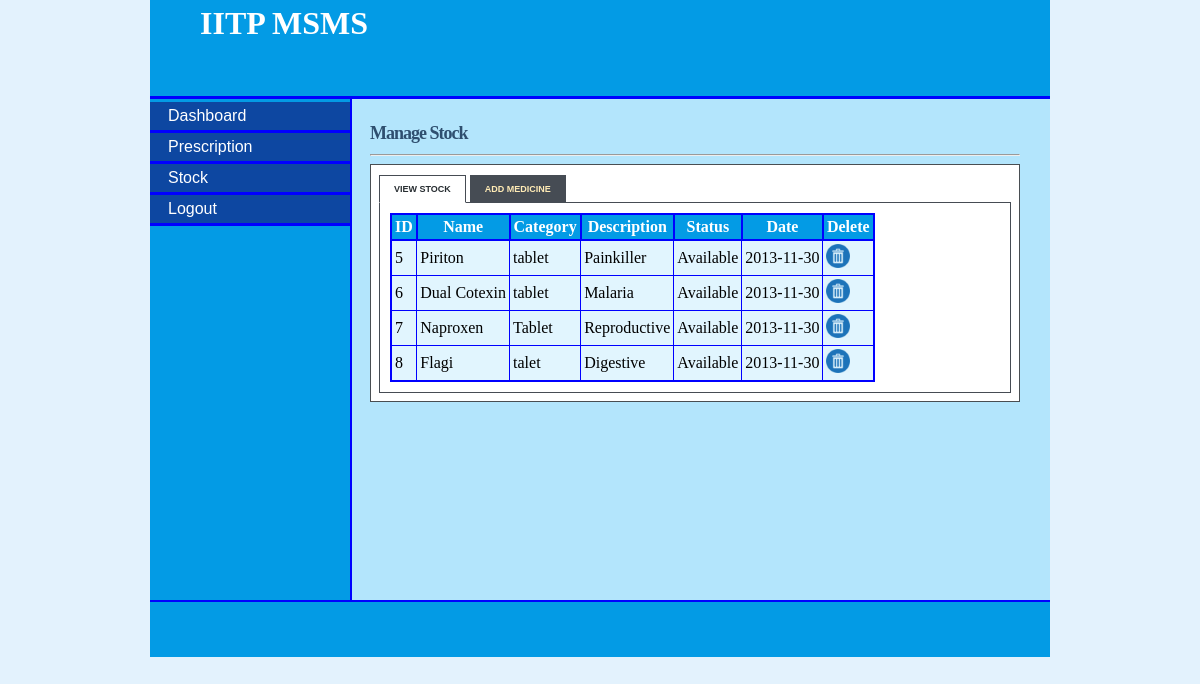
/stock_pharmacist.php (signed in), run on the app's committed database.
### tables this page shows
CREATE TABLE `stock` (
  `stock_id` tinyint(5) NOT NULL,
  `drug_name` varchar(20) NOT NULL,
  `category` varchar(20) NOT NULL,
  `description` varchar(50) NOT NULL,
  `company` varchar(20) NOT NULL,
  `supplier` varchar(20) NOT NULL,
  `quantity` int(11) NOT NULL,
  `cost` int(11) NOT NULL,
  `status` enum('Available','Inavailable') NOT NULL,
  `date_supplied` date NOT NULL
);

### stock_pharmacist.php (the view, shortened to what this page needs)
<?php
$conn = new mysqli("db","user","test","myDb");
?>
<!DOCTYPE html>
<html>
<head>
	<link rel="stylesheet" type="text/css" href="style/ms.css">
	<link rel="stylesheet" href="style/s.css" type="text/css" media="screen" />
	<link rel="stylesheet" href="style/ta.css" type="text/css" media="screen" />
</head>
<body>
	<div id="content">
		<div id="header">
			<h1> IITP MSMS</h1></div>
			<div id="left_column">
				<div id="button">
					<ul>
						<li><a href="pharmacist.php">Dashboard</a></li>
						<li><a href="prescription.php">Prescription</a></li>
						<li><a href="stock_pharmacist.php">Stock</a></li>
						<li><a href="logout.php">Logout</a></li>
					</ul>
				</div>
			</div>
			<div id="main">
				<div id="tabbed_box" class="tabbed_box">
					<h4>Manage Stock</h4>
					<hr/>
					<div class="tabbed_area">
						<ul class="tabs">
							<li><a href="javascript:tabSwitch('tab_1', 'content_1');" id="tab_1" class="active">View Stock</a></li>
							<li><a href="javascript:tabSwitch('tab_2', 'content_2');" id="tab_2">Add Medicine</a></li>
						</ul>
						<div id="content_1" class="content">
							<?php
        $result = mysqli_query($conn,"SELECT * FROM stock");
        echo "<table border='1' cellpadding='3'>";
        echo "<tr><th>ID</th><th>Name</th><th>Category</th><th>Description</th><th>Status </th><th>Date </th><th>Delete</th></tr>";
        while($row = mysqli_fetch_array( $result )) {
        	echo "<tr>";
        	echo '<td>' . $row['stock_id'] . '</td>';
        	echo '<td>' . $row['drug_name'] . '</td>';
        	echo '<td>' . $row['category'] . '</td>';
        	echo '<td>' . $row['description'] . '</td>';
        	echo '<td>' . $row['status'] . '</td>';
        	echo '<td>' . $row['date_supplied'] . '</td>';?>
        	<td><a href="delete_stock.php?stock_id=<?php echo $row['stock_id']?>"><img src="images/delete.png" width="24" height="24" border="0" /></a></td>
        	<?php
        }
        echo "</table>";
        ?>
    </div>
</div>
</div>
</div>
<div id="footer" align="Center"> </div>
</div>
</body>
</html>

### style/ms.css (style rules this page uses)
body { margin-top: 0px; padding-top: 0px; background-color:#E3F2FD; }
#content { margin-left: auto; margin-right: auto; background: #B3E5FC; width: 900px; height: 600px; }
#header { width: 900px; height: 96px; background: #039BE5; border-bottom: solid 3px blue; }
#header h1 { margin: 0px; padding-top: 5px; margin-left: 50px; color: #fff; }
#left_column { clear: all; float: left; width: 200px; height: 501px; background: #039BE5; border-right:solid 2px blue; }
#main { clear: all; width: 780px; height: 470px; background: #B3E5FC; }
#button { width: 12.5em; padding: 0 0 1em 0; margin-top: 0.2em; margin-bottom: 1em; font-family: 'Trebuchet MS', 'Lucida Grande', Verdana, Arial, Sans-serif; background: #039BE5; color: #333; }
#button ul { list-style: none; margin: 0; padding: 0; border: none; }
#button li { border-bottom: 3px solid blue; margin: 0; list-style: none; list-style-image: none; }
#button li a { display: block; padding: 5px 5px 5px 0.5em; border-left: 10px solid #0D47A1; border-right: 10px solid #0D47A1; background-color: #0D47A1; color: #fff; text-decoration: none; width: 100%; }
html>body #button li a { width: auto; }
#footer { width: 900px; height: 55px; background: #039BE5; clear: all; border-top: solid 2px blue; }

### style/s.css (style rules this page uses)
#tabbed_box { margin: 0px auto 0px 220px; width: 650px; }
.tabbed_box h4 { font-size: 18px; color:#2F4F6F; letter-spacing:-1px; margin-bottom:10px; }
.tabbed_area { border: 1px solid #494e52; background-color: #fff; padding: 8px; }
ul.tabs { margin: 0px; padding: 0px; margin-top: 5px; margin-bottom: 6px; }
ul.tabs li { list-style: none; display: inline; }
ul.tabs li a { background-color: #464c54; color: #ffebb5; padding: 8px 14px 8px 14px; text-decoration: none; font-size: 9px; font-family: Verdana, Arial, Helvetica, sans-serif; font-weight: bold; text-transform: uppercase; border: 1px solid #464c54; }
ul.tabs li a.active { background-color: #ffffff; color: #282e32; border: 1px solid #464c54; border-bottom: 1px solid #ffffff; }
.content { background-color: #ffffff; padding: 10px; border: 1px solid #464c54; }

### style/ta.css (style rules this page uses)
table { border-collapse:collapse; }
table,th { border: 2px solid blue; }
th { background-color: #039BE5; color:white; }
td { background-color: #E1F5FE; }

### stock_pharmacist.php (style rules this page uses)
#main { height: 477px; }

### data on the page
stock: stock_id "5", drug_name "Piriton", category "tablet", description "Painkiller", status "Available", date_supplied "2013-11-30"
stock: stock_id "6", drug_name "Dual Cotexin", category "tablet", description "Malaria", status "Available", date_supplied "2013-11-30"
stock: stock_id "7", drug_name "Naproxen", category "Tablet", description "Reproductive", status "Available", date_supplied "2013-11-30"
stock: stock_id "8", drug_name "Flagi", category "talet", description "Digestive", status "Available", date_supplied "2013-11-30"
